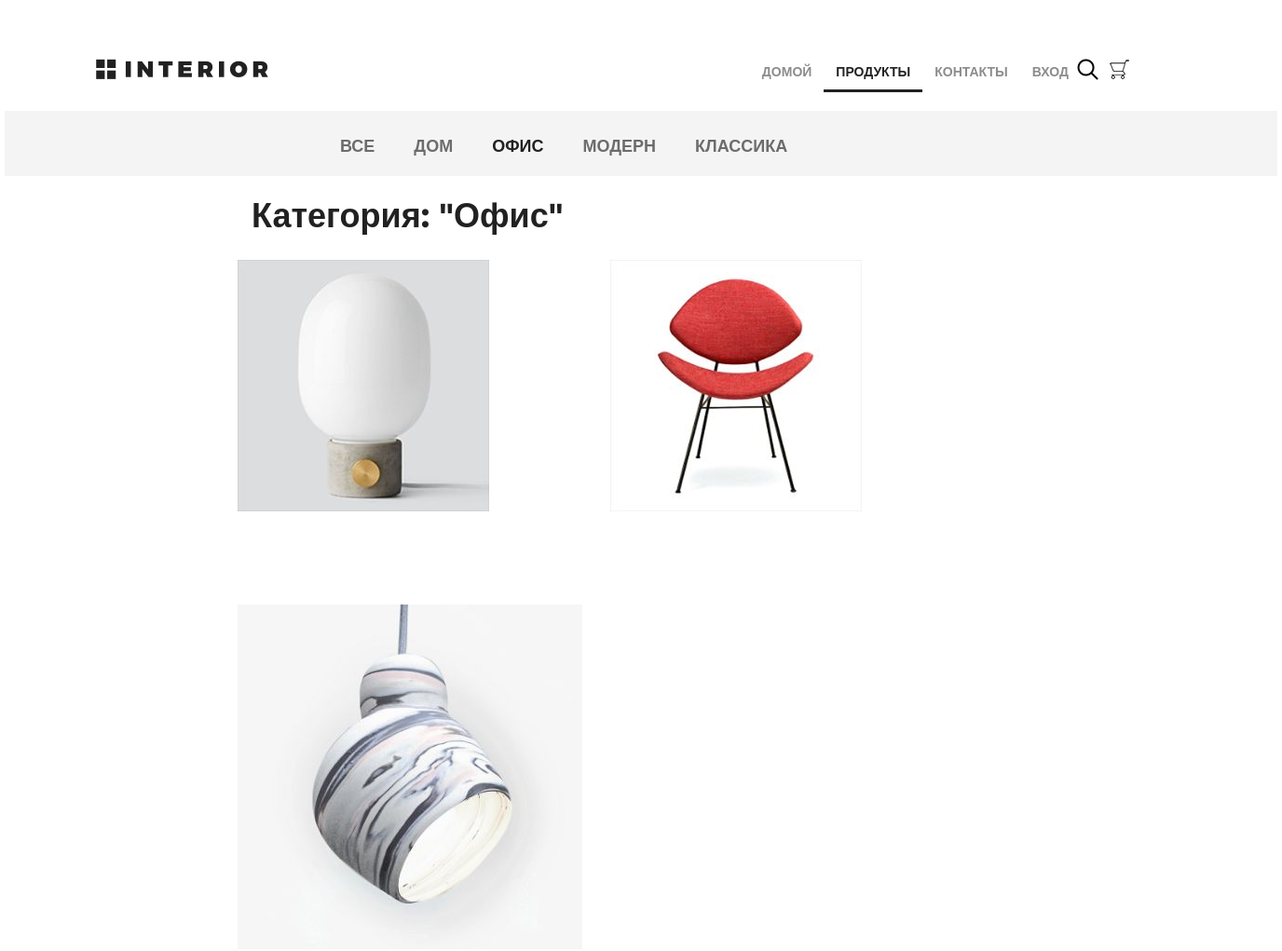
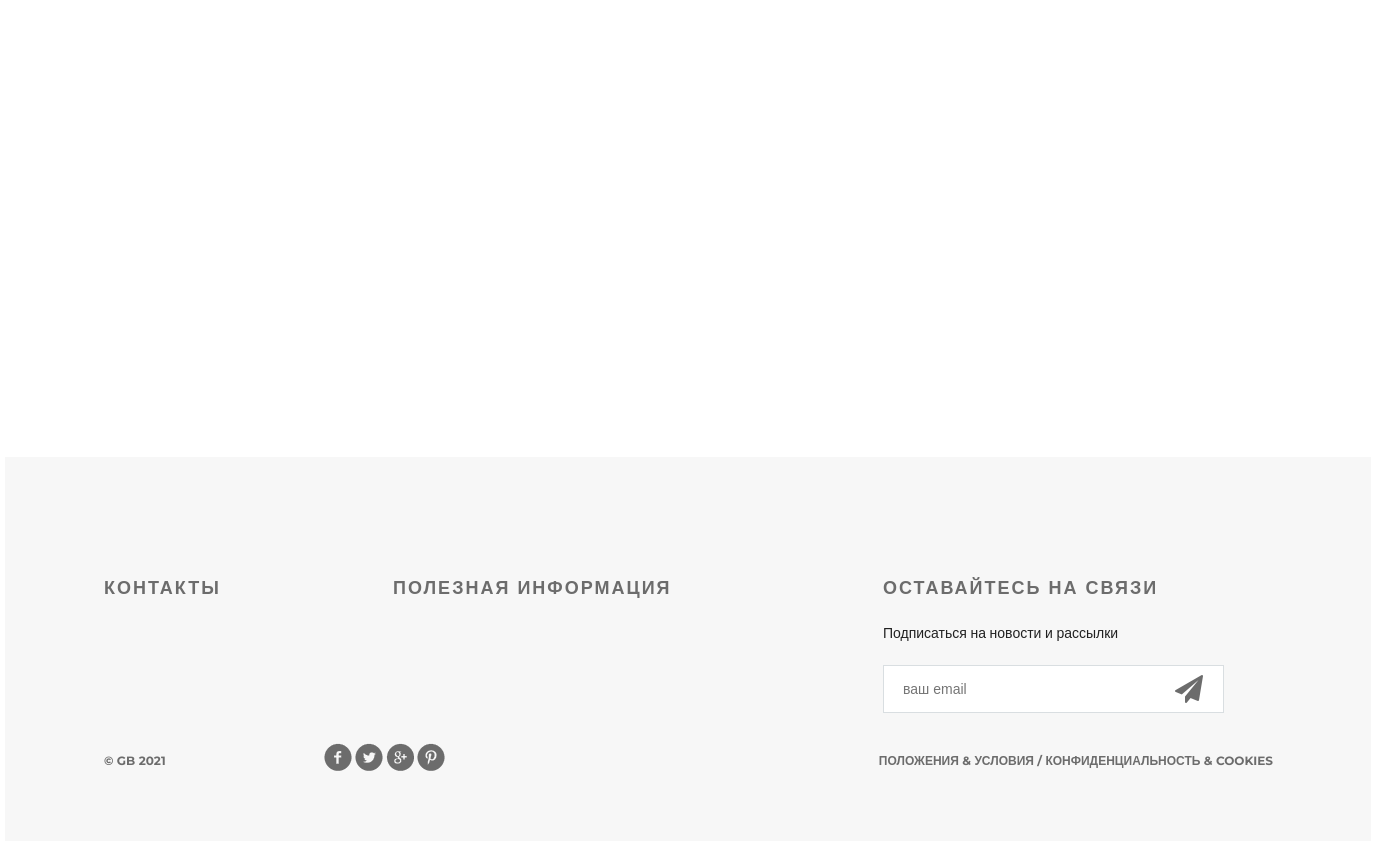
Screenshot of /products/2/ with the database file from the repository (2 pictures, top to bottom).
### mainapp/models.py (models this page shows, shortened)
class ProductCategory(models.Model):
    name = models.CharField(max_length=64, unique=True, verbose_name='имя')
    description = models.TextField(verbose_name='описание', blank=True)
    is_active = models.BooleanField(verbose_name='активность', default=True)

class Product(models.Model):
    category = models.ForeignKey(ProductCategory, on_delete=models.CASCADE)
    name = models.CharField(max_length=128, verbose_name='имя')
    image = models.ImageField(upload_to='products_images', blank=True)
    short_desc = models.CharField(max_length=64, verbose_name='краткое описание', blank=True)
    description = models.TextField(blank=True, verbose_name='описание')
    price = models.DecimalField(verbose_name='цена', max_digits=8, decimal_places=2, default=0)
    quantity = models.PositiveSmallIntegerField(verbose_name='количество на складе', default=0)
    is_active = models.BooleanField(verbose_name='активность', default=True)

### mainapp/views.py (the view, shortened to what this page needs)
# urls.py: path('products/', include('mainapp.urls', namespace='products')),
def products(request, pk=None):
    title = 'продукты'
    links_menu = ProductCategory.objects.all()
    if pk is not None:
        if pk == 0:
            products_list = Product.objects.all().order_by('price')
            category_item = {'name': 'все', 'pk': 0}
        else:
            category_item = get_object_or_404(ProductCategory, pk=pk)
            products_list = Product.objects.filter(category=category_item)
        content = {
            'title': title,
            'links_menu': links_menu,
            'category': category_item,
            'products': products_list,
            'basket': get_basket(request.user),
        }
        return render(request, 'mainapp/products_list.html', content)

### mainapp/views.py (called while the page is built)
def get_basket(user):
    if user.is_authenticated:
        return Basket.objects.filter(user=user)
    return []

### mainapp/templates/mainapp/products_list.html (shortened to what this page needs)
{% extends 'mainapp/base.html' %}
{% load static %}
{% block menu %}
    <div class="hero-white">
        <div class="header clearfix">
            {% include 'mainapp/includes/inc_menu.html' %}
        </div>
    </div>
{% endblock %}
{% block content %}
    <div class="details">
        <div class="links clearfix">
            {% include 'mainapp/includes/inc_categories_menu.html' %}
        </div>
        <div class="products_list">
            <div class="title clearfix">
                <h2>
                    Категория: "{{ category.name|title }}"
                </h2>
            </div>
            <div class="category-products clearfix">
                {% for product in products %}
                    <div class="block">
                        <a href="{% url 'products:product' product.pk %}">
                            <img src="/media/{{ product.image }}" alt={{ product.name }}>
                        </a>
                    </div>
                {% endfor %}
            </div>
        </div>
    </div>
    <div class="clr"></div>
{% endblock %}

### mainapp/templates/mainapp/includes/inc_categories_menu.html (shortened to what this page needs)
<ul class="links-menu">
    <li>
        <a href="{% url 'products:category' 0 %}"
           class="">
            все
        </a>
    </li>
    {% for link in links_menu %}
        <li>
            <a href="{% url 'products:category' link.pk %}"
               class="
                    {% if not product and request.resolver_match.kwargs.pk|add:'0' == link.pk %}
                        active
                    {% endif %}">
                {{ link.name }}
            </a>
        </li>
    {% endfor %}
</ul>

### static/css/style.css (style rules this page uses)
* { margin: 0; padding: 0; }
body { font-family: 'Montserrat', sans-serif; }
html, body { height: 100%; }
.products_list { margin-left: 250px; }
.products_list a { color: #555; text-decoration: none; }
.products_list .title { margin: 20px auto; height: 50px; float: none; }
.products_list .title h2 { margin-top: 0; float: left; }
.category-products { margin-bottom: 75px; }
.category-products .block a img { float: left; }
.category-products .block { float: left; margin-right: 30px; display: block; height: 370px; width: 370px; position: relative; }
.category-products .block:nth-child(3n) { margin-right: 0px; }
.clr { height: 384px; }
.clearfix:after { content: ""; display: block; clear: both; }
.title { height: 152px; margin-right: 15px; }
.title h2 { float: left; margin-top: 118px; color: #212121; font-size: 36px; font-weight: 700; text-align: left; margin-left: 15px; }
.hero-white { background-color: #fff; height: 119px; padding-left: 98px; padding-right: 211px; position: relative; }
.links { height: 70px; background-color: #f4f4f4; position: relative; padding-left: 360px; }
.links-menu { margin: 27px auto 0px; position: absolute; }
.links-menu li { float: left; list-style-type: none; padding-right: 42px; }
.links-menu li a { text-decoration: none; color: #6c6c6c; font-size: 18px; font-weight: 700; text-transform: uppercase; }
.links-menu .active { color: #212121; font-size: 18px; font-weight: 700; }

### rows the page displays
ProductCategory: name "ДОМ"
ProductCategory: name "ОФИС", name "Офис"
ProductCategory: name "МОДЕРН"
ProductCategory: name "КЛАССИКА"
Product: image (picture)
Product: image (picture)
Product: image (picture)
